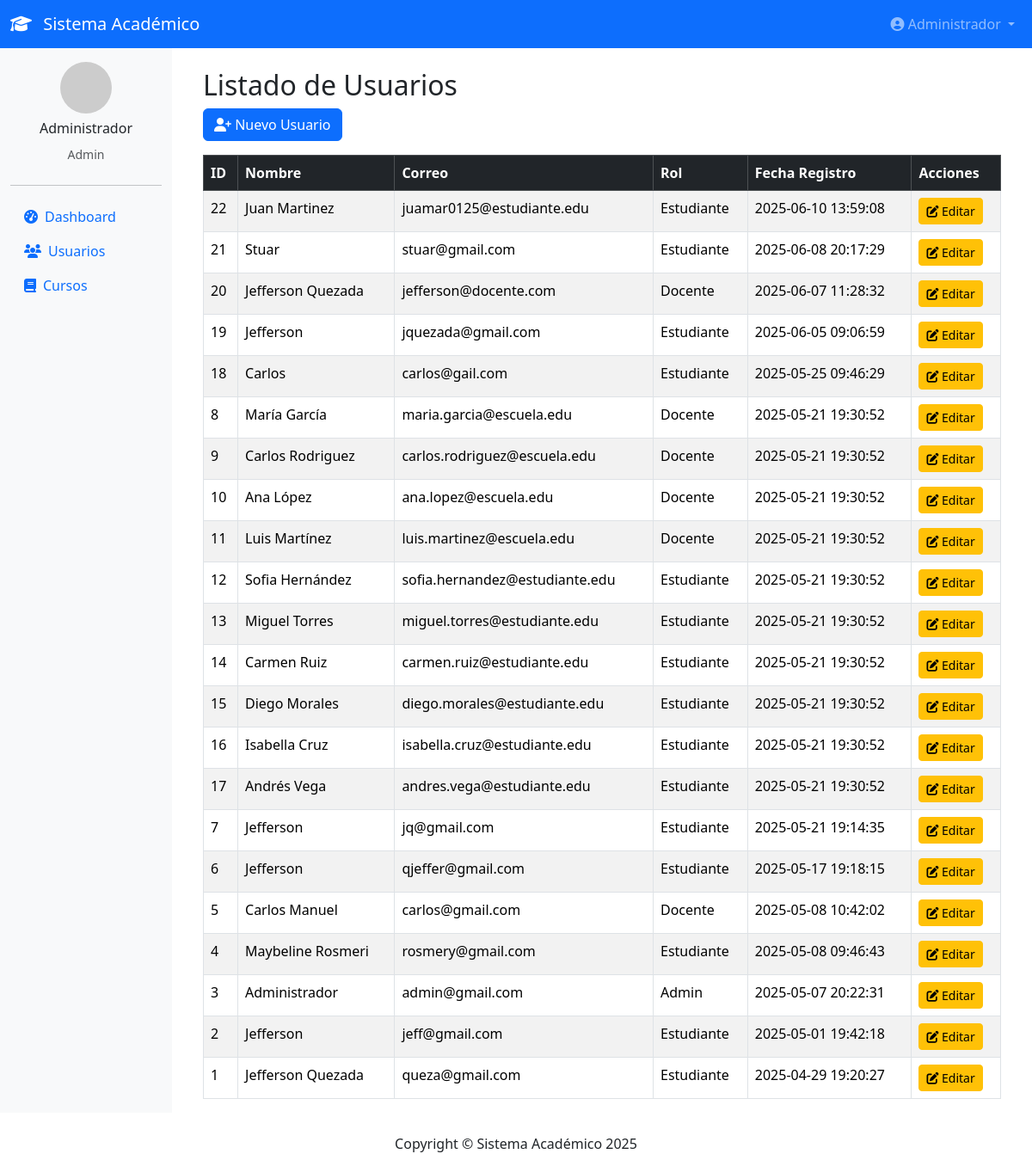
The app's page /admin/admin/index.php?accion=usuarios (signed in) with its own data.
### tables this page shows
CREATE TABLE `usuarios` (
  `id_usuario` int(11) NOT NULL AUTO_INCREMENT,
  `nombre` varchar(100) NOT NULL,
  `correo` varchar(100) NOT NULL,
  `contrasena` varchar(255) NOT NULL,
  `rol` enum('docente','estudiante','admin') NOT NULL,
  `fecha_registro` timestamp NOT NULL DEFAULT current_timestamp(),
  `primer_login` tinyint(1) DEFAULT 0,
  `mfa_codigo` varchar(10) DEFAULT NULL,
  PRIMARY KEY (`id_usuario`),
  UNIQUE KEY `correo` (`correo`)
);

### admin/controllers/UsuarioController.php (called while the page is built, shortened)
<?php
require_once __DIR__ . '/../models/UsuarioModel.php';
class UsuarioController {
    private $usuarioModel;
    public function __construct() {
        $this->usuarioModel = new UsuarioModel();
    }
    public function listar() {
        $usuarios = $this->usuarioModel->listarUsuarios();
        include __DIR__ . '/../views/usuarios_listado.php';
    }
}
?>

### admin/models/UsuarioModel.php (called while the page is built, shortened)
<?php
require_once __DIR__ . '/../../includes/conexion.php';
class UsuarioModel {
    private $pdo;
    public function __construct() {
        global $pdo;
        $this->pdo = $pdo;
    }
    public function listarUsuarios($rol = null) {
        $sql = "SELECT * FROM usuarios";
        $params = [];
        $sql .= " ORDER BY fecha_registro DESC";
        $stmt = $this->pdo->prepare($sql);
        $stmt->execute($params);
        return $stmt->fetchAll();
    }
}
?>

### admin/views/usuarios_listado.php (the view)
<?php
include __DIR__ . '/../../includes/header.php';
$usuarios = $usuarios ?? [];
?>
<div class="container mt-4">
    <h2>Listado de Usuarios</h2>
    <a href="../index.php?accion=usuarios_crear" class="btn btn-primary mb-3">
        <i class="fas fa-user-plus"></i> Nuevo Usuario
    </a>
    <table class="table table-bordered table-striped">
        <thead class="table-dark">
            <tr>
                <th>ID</th>
                <th>Nombre</th>
                <th>Correo</th>
                <th>Rol</th>
                <th>Fecha Registro</th>
                <th>Acciones</th>
            </tr>
        </thead>
        <tbody>
            <?php if (count($usuarios) > 0): ?>
                <?php foreach ($usuarios as $usuario): ?>
                    <tr>
                        <td><?= $usuario['id_usuario'] ?></td>
                        <td><?= htmlspecialchars($usuario['nombre']) ?></td>
                        <td><?= htmlspecialchars($usuario['correo']) ?></td>
                        <td><?= ucfirst($usuario['rol']) ?></td>
                        <td><?= htmlspecialchars($usuario['fecha_registro']) ?></td>
                        <td>
                            <a href="../index.php?accion=usuarios_editar&id=<?= $usuario['id_usuario'] ?>" class="btn btn-sm btn-warning">
                                <i class="fas fa-edit"></i> Editar
                            </a>
                        </td>
                    </tr>
                <?php endforeach; ?>
            <?php else: ?>
                <tr>
                    <td colspan="6" class="text-center text-muted">No hay usuarios registrados.</td>
                </tr>
            <?php endif; ?>
        </tbody>
    </table>
</div>
<?php include __DIR__ . '/../../includes/footer.php'; ?>

### records on screen
usuarios: id_usuario "22", nombre "Juan Martinez", correo "juamar0125@estudiante.edu", rol "Estudiante", fecha_registro "2025-06-10 13:59:08"
usuarios: id_usuario "21", nombre "Stuar", correo "stuar@gmail.com", rol "Estudiante", fecha_registro "2025-06-08 20:17:29"
usuarios: id_usuario "20", nombre "Jefferson Quezada", correo "jefferson@docente.com", rol "Docente", fecha_registro "2025-06-07 11:28:32"
usuarios: id_usuario "19", nombre "Jefferson", correo "jquezada@gmail.com", rol "Estudiante", fecha_registro "2025-06-05 09:06:59"
usuarios: id_usuario "18", nombre "Carlos", correo "carlos@gail.com", rol "Estudiante", fecha_registro "2025-05-25 09:46:29"
usuarios: id_usuario "8", nombre "María García", correo "maria.garcia@escuela.edu", rol "Docente", fecha_registro "2025-05-21 19:30:52"
usuarios: id_usuario "9", nombre "Carlos Rodriguez", correo "carlos.rodriguez@escuela.edu", rol "Docente", fecha_registro "2025-05-21 19:30:52"
usuarios: id_usuario "10", nombre "Ana López", correo "ana.lopez@escuela.edu", rol "Docente", fecha_registro "2025-05-21 19:30:52"
usuarios: id_usuario "11", nombre "Luis Martínez", correo "luis.martinez@escuela.edu", rol "Docente", fecha_registro "2025-05-21 19:30:52"
usuarios: id_usuario "12", nombre "Sofia Hernández", correo "sofia.hernandez@estudiante.edu", rol "Estudiante", fecha_registro "2025-05-21 19:30:52"
usuarios: id_usuario "13", nombre "Miguel Torres", correo "miguel.torres@estudiante.edu", rol "Estudiante", fecha_registro "2025-05-21 19:30:52"
usuarios: id_usuario "14", nombre "Carmen Ruiz", correo "carmen.ruiz@estudiante.edu", rol "Estudiante", fecha_registro "2025-05-21 19:30:52"
usuarios: id_usuario "15", nombre "Diego Morales", correo "diego.morales@estudiante.edu", rol "Estudiante", fecha_registro "2025-05-21 19:30:52"
usuarios: id_usuario "16", nombre "Isabella Cruz", correo "isabella.cruz@estudiante.edu", rol "Estudiante", fecha_registro "2025-05-21 19:30:52"
usuarios: id_usuario "17", nombre "Andrés Vega", correo "andres.vega@estudiante.edu", rol "Estudiante", fecha_registro "2025-05-21 19:30:52"
usuarios: id_usuario "7", nombre "Jefferson", correo "jq@gmail.com", rol "Estudiante", fecha_registro "2025-05-21 19:14:35"
usuarios: id_usuario "6", nombre "Jefferson", correo "qjeffer@gmail.com", rol "Estudiante", fecha_registro "2025-05-17 19:18:15"
usuarios: id_usuario "5", nombre "Carlos Manuel", correo "carlos@gmail.com", rol "Docente", fecha_registro "2025-05-08 10:42:02"
usuarios: id_usuario "4", nombre "Maybeline Rosmeri", correo "rosmery@gmail.com", rol "Estudiante", fecha_registro "2025-05-08 09:46:43"
usuarios: id_usuario "3", nombre "Administrador", correo "admin@gmail.com", rol "Admin", fecha_registro "2025-05-07 20:22:31"
usuarios: id_usuario "2", nombre "Jefferson", correo "jeff@gmail.com", rol "Estudiante", fecha_registro "2025-05-01 19:42:18"
usuarios: id_usuario "1", nombre "Jefferson Quezada", correo "queza@gmail.com", rol "Estudiante", fecha_registro "2025-04-29 19:20:27"

### other values on screen
$_SESSION['nombre'] "Administrador"
$_SESSION['rol'] "Admin"
